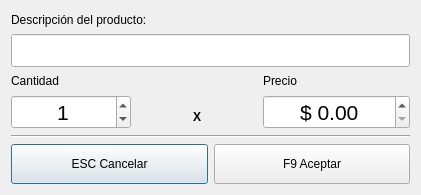
<?xml version="1.0" encoding="UTF-8"?>
<ui version="4.0">
 <class>Dialog</class>
 <widget class="QDialog" name="Dialog">
  <property name="geometry">
   <rect>
    <x>0</x>
    <y>0</y>
    <width>421</width>
    <height>195</height>
   </rect>
  </property>
  <property name="windowTitle">
   <string>Producto comun</string>
  </property>
  <layout class="QVBoxLayout" name="verticalLayout_5">
   <item>
    <layout class="QVBoxLayout" name="verticalLayout_2">
     <item>
      <widget class="QLabel" name="label_3">
       <property name="text">
        <string>Descripción del producto:</string>
       </property>
      </widget>
     </item>
     <item>
      <widget class="QLineEdit" name="leDescripcion">
       <property name="font">
        <font>
         <pointsize>16</pointsize>
        </font>
       </property>
      </widget>
     </item>
    </layout>
   </item>
   <item>
    <layout class="QHBoxLayout" name="horizontalLayout">
     <item>
      <layout class="QVBoxLayout" name="verticalLayout_3">
       <item>
        <widget class="QLabel" name="label_4">
         <property name="text">
          <string>Cantidad</string>
         </property>
        </widget>
       </item>
       <item>
        <widget class="QSpinBox" name="sbCantidad">
         <property name="font">
          <font>
           <pointsize>16</pointsize>
          </font>
         </property>
         <property name="alignment">
          <set>Qt::AlignCenter</set>
         </property>
         <property name="maximum">
          <number>9999</number>
         </property>
         <property name="value">
          <number>1</number>
         </property>
        </widget>
       </item>
      </layout>
     </item>
     <item>
      <layout class="QVBoxLayout" name="verticalLayout_4">
       <item>
        <widget class="QLabel" name="label">
         <property name="text">
          <string/>
         </property>
        </widget>
       </item>
       <item>
        <widget class="QLabel" name="label_5">
         <property name="font">
          <font>
           <weight>75</weight>
           <bold>true</bold>
          </font>
         </property>
         <property name="text">
          <string>X</string>
         </property>
         <property name="alignment">
          <set>Qt::AlignCenter</set>
         </property>
        </widget>
       </item>
      </layout>
     </item>
     <item>
      <layout class="QVBoxLayout" name="verticalLayout">
       <item>
        <widget class="QLabel" name="label_2">
         <property name="text">
          <string>Precio</string>
         </property>
        </widget>
       </item>
       <item>
        <widget class="QDoubleSpinBox" name="dsbPrecio">
         <property name="font">
          <font>
           <pointsize>16</pointsize>
          </font>
         </property>
         <property name="alignment">
          <set>Qt::AlignCenter</set>
         </property>
         <property name="prefix">
          <string>$ </string>
         </property>
         <property name="maximum">
          <double>99999999.000000000000000</double>
         </property>
        </widget>
       </item>
      </layout>
     </item>
    </layout>
   </item>
   <item>
    <widget class="Line" name="line">
     <property name="orientation">
      <enum>Qt::Horizontal</enum>
     </property>
    </widget>
   </item>
   <item>
    <layout class="QHBoxLayout" name="horizontalLayout_4">
     <item>
      <widget class="QPushButton" name="btCancelar">
       <property name="minimumSize">
        <size>
         <width>0</width>
         <height>40</height>
        </size>
       </property>
       <property name="cursor">
        <cursorShape>PointingHandCursor</cursorShape>
       </property>
       <property name="text">
        <string>ESC Cancelar</string>
       </property>
       <property name="icon">
        <iconset resource="../GUI/images_rc/icons.qrc">
         <normaloff>:/newPrefix/stock_close.png</normaloff>:/newPrefix/stock_close.png</iconset>
       </property>
       <property name="flat">
        <bool>false</bool>
       </property>
      </widget>
     </item>
     <item>
      <widget class="QPushButton" name="btAceptar">
       <property name="minimumSize">
        <size>
         <width>0</width>
         <height>40</height>
        </size>
       </property>
       <property name="cursor">
        <cursorShape>PointingHandCursor</cursorShape>
       </property>
       <property name="text">
        <string>F9 Aceptar</string>
       </property>
       <property name="icon">
        <iconset resource="../GUI/images_rc/icons.qrc">
         <normaloff>:/newPrefix/computer.png</normaloff>:/newPrefix/computer.png</iconset>
       </property>
       <property name="flat">
        <bool>false</bool>
       </property>
      </widget>
     </item>
    </layout>
   </item>
  </layout>
 </widget>
 <tabstops>
  <tabstop>leDescripcion</tabstop>
  <tabstop>sbCantidad</tabstop>
  <tabstop>dsbPrecio</tabstop>
  <tabstop>btAceptar</tabstop>
  <tabstop>btCancelar</tabstop>
 </tabstops>
 <resources>
  <include location="../GUI/images_rc/icons.qrc"/>
 </resources>
 <connections>
  <connection>
   <sender>btCancelar</sender>
   <signal>clicked()</signal>
   <receiver>Dialog</receiver>
   <slot>close()</slot>
   <hints>
    <hint type="sourcelabel">
     <x>121</x>
     <y>161</y>
    </hint>
    <hint type="destinationlabel">
     <x>416</x>
     <y>188</y>
    </hint>
   </hints>
  </connection>
 </connections>
</ui>
